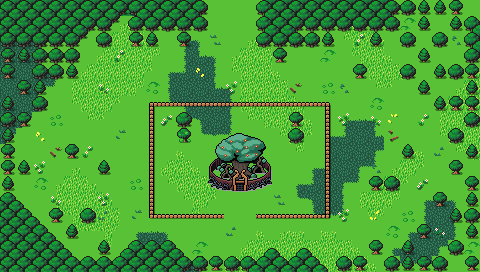

A 2D game scene composited from a Tiled map and its tileset images. What follows is a short description and the map's XML, with each tile layer's data collapsed to a summary:
An orthogonal 30x17 tile map with 16x16 px tiles, 5 tile layers (Collision, Background, Grass, Trees, ...), 2 tilesets and 10 objects.

<map version="1.5" tiledversion="1.7.2" orientation="orthogonal" renderorder="right-down" width="30" height="17" tilewidth="16" tileheight="16" infinite="0" nextlayerid="8" nextobjectid="73">
 <editorsettings>
  <export target="wastetown..tmx" format="tmx" />
 </editorsettings>
 <tileset firstgid="1" source="../../tileset/main.tsx" />
 <tileset firstgid="3477" source="../../tileset/buildings.tsx" />
 <layer id="6" name="Collision" width="30" height="17">
  <data>[510 cells, 163 non-empty, 12 distinct tile ids]</data>
 </layer>
 <layer id="1" name="Background" width="30" height="17">
  <data>[510 cells, 510 non-empty, 1 distinct tile ids]</data>
 </layer>
 <layer id="2" name="Grass" width="30" height="17">
  <data>[510 cells, 257 non-empty, 36 distinct tile ids]</data>
 </layer>
 <layer id="7" name="Trees" width="30" height="17">
  <data>[510 cells, 150 non-empty, 17 distinct tile ids]</data>
 </layer>
 <layer id="3" name="Clutter" width="30" height="17">
  <properties>
   <property name="spriteLayer" type="bool" value="true" />
  </properties>
  <data>[510 cells, 131 non-empty, 48 distinct tile ids]</data>
 </layer>
 <objectgroup id="4" name="Objects">
  <object id="63" template="../../obj/door_down.tx" x="223.901" y="16.5119">
   <properties>
    <property name="teleport" value="maps/map/portal_1G3.tmx" />
    <property name="teleportObjectId" value="64" />
   </properties>
  </object>
  <object id="64" template="../../obj/treasure.tx" x="232.364" y="121.027" />
  <object id="65" template="../../obj/treasure.tx" x="303.667" y="126.667" />
  <object id="66" template="../../obj/gold.tx" x="233" y="131.333" />
  <object id="67" template="../../obj/gold.tx" x="160.667" y="123" />
  <object id="68" template="../../obj/enemy.tx" x="209.333" y="124.667">
   <properties>
    <property name="enemy" value="Elf" />
   </properties>
  </object>
  <object id="69" template="../../obj/enemy.tx" x="253.667" y="124.333">
   <properties>
    <property name="enemy" value="High Elf" />
   </properties>
  </object>
  <object id="70" template="../../obj/enemy.tx" x="161.333" y="151.667">
   <properties>
    <property name="enemy" value="Elf" />
   </properties>
  </object>
  <object id="71" template="../../obj/enemy.tx" x="304" y="149">
   <properties>
    <property name="enemy" value="Elf" />
   </properties>
  </object>
  <object id="72" template="../../obj/enemy.tx" x="232" y="212.333">
   <properties>
    <property name="enemy" value="Elf warrior" />
   </properties>
  </object>
 </objectgroup>
</map>
